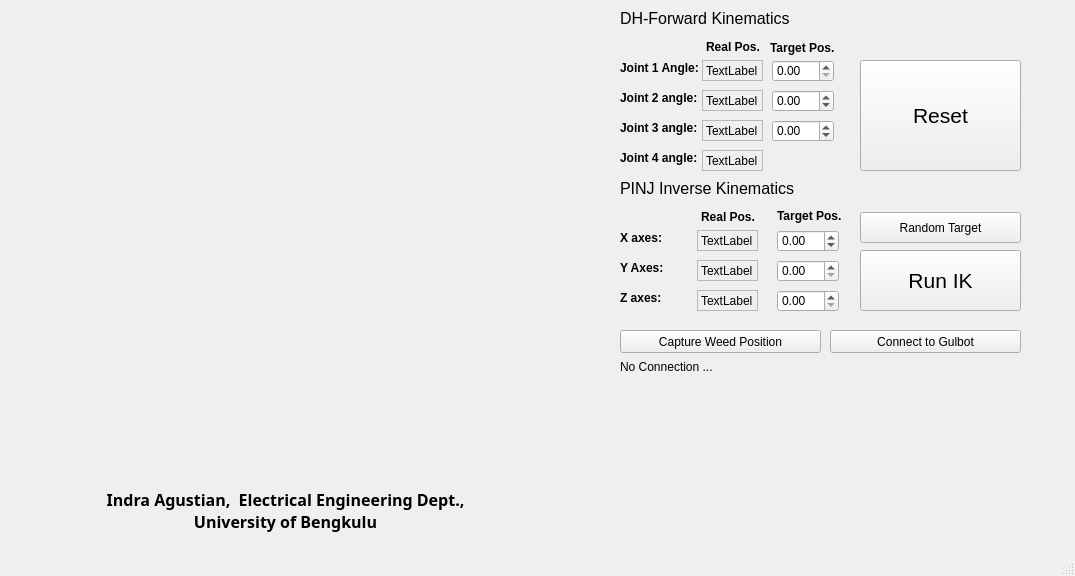
<?xml version="1.0" encoding="UTF-8"?>
<ui version="4.0">
 <class>MainWindow</class>
 <widget class="QMainWindow" name="MainWindow">
  <property name="geometry">
   <rect>
    <x>0</x>
    <y>0</y>
    <width>1075</width>
    <height>576</height>
   </rect>
  </property>
  <property name="windowTitle">
   <string>MainWindow</string>
  </property>
  <widget class="QWidget" name="centralwidget">
   <widget class="QLabel" name="labels1">
    <property name="geometry">
     <rect>
      <x>620</x>
      <y>60</y>
      <width>91</width>
      <height>16</height>
     </rect>
    </property>
    <property name="font">
     <font>
      <weight>75</weight>
      <bold>true</bold>
     </font>
    </property>
    <property name="text">
     <string>Joint 1 Angle:</string>
    </property>
   </widget>
   <widget class="QLabel" name="labels2">
    <property name="geometry">
     <rect>
      <x>620</x>
      <y>90</y>
      <width>91</width>
      <height>16</height>
     </rect>
    </property>
    <property name="font">
     <font>
      <weight>75</weight>
      <bold>true</bold>
     </font>
    </property>
    <property name="text">
     <string>Joint 2 angle:</string>
    </property>
   </widget>
   <widget class="QLabel" name="labels3">
    <property name="geometry">
     <rect>
      <x>620</x>
      <y>120</y>
      <width>91</width>
      <height>16</height>
     </rect>
    </property>
    <property name="font">
     <font>
      <weight>75</weight>
      <bold>true</bold>
     </font>
    </property>
    <property name="text">
     <string>Joint 3 angle:</string>
    </property>
   </widget>
   <widget class="MplWidget" name="MplWidget" native="true">
    <property name="enabled">
     <bool>true</bool>
    </property>
    <property name="geometry">
     <rect>
      <x>20</x>
      <y>10</y>
      <width>581</width>
      <height>491</height>
     </rect>
    </property>
    <property name="mouseTracking">
     <bool>true</bool>
    </property>
    <property name="tabletTracking">
     <bool>true</bool>
    </property>
   </widget>
   <widget class="QPushButton" name="pushButton_reset">
    <property name="geometry">
     <rect>
      <x>860</x>
      <y>60</y>
      <width>161</width>
      <height>111</height>
     </rect>
    </property>
    <property name="font">
     <font>
      <pointsize>16</pointsize>
     </font>
    </property>
    <property name="text">
     <string>Reset</string>
    </property>
   </widget>
   <widget class="QLabel" name="labels2_ik">
    <property name="geometry">
     <rect>
      <x>620</x>
      <y>260</y>
      <width>91</width>
      <height>16</height>
     </rect>
    </property>
    <property name="font">
     <font>
      <weight>75</weight>
      <bold>true</bold>
     </font>
    </property>
    <property name="text">
     <string>Y Axes: </string>
    </property>
   </widget>
   <widget class="QLabel" name="labels1_ik">
    <property name="geometry">
     <rect>
      <x>620</x>
      <y>230</y>
      <width>91</width>
      <height>16</height>
     </rect>
    </property>
    <property name="font">
     <font>
      <weight>75</weight>
      <bold>true</bold>
     </font>
    </property>
    <property name="text">
     <string>X axes: </string>
    </property>
   </widget>
   <widget class="QLabel" name="labels3_ik">
    <property name="geometry">
     <rect>
      <x>620</x>
      <y>290</y>
      <width>91</width>
      <height>16</height>
     </rect>
    </property>
    <property name="font">
     <font>
      <weight>75</weight>
      <bold>true</bold>
     </font>
    </property>
    <property name="text">
     <string>Z axes: </string>
    </property>
   </widget>
   <widget class="QLabel" name="label_ik">
    <property name="geometry">
     <rect>
      <x>620</x>
      <y>180</y>
      <width>191</width>
      <height>16</height>
     </rect>
    </property>
    <property name="font">
     <font>
      <pointsize>12</pointsize>
     </font>
    </property>
    <property name="text">
     <string>PINJ Inverse Kinematics</string>
    </property>
   </widget>
   <widget class="QDoubleSpinBox" name="doubleSpinBox1">
    <property name="geometry">
     <rect>
      <x>772</x>
      <y>60</y>
      <width>62</width>
      <height>22</height>
     </rect>
    </property>
    <property name="accelerated">
     <bool>true</bool>
    </property>
    <property name="minimum">
     <double>0.000000000000000</double>
    </property>
    <property name="maximum">
     <double>180.000000000000000</double>
    </property>
   </widget>
   <widget class="QDoubleSpinBox" name="doubleSpinBox2">
    <property name="geometry">
     <rect>
      <x>772</x>
      <y>90</y>
      <width>62</width>
      <height>22</height>
     </rect>
    </property>
    <property name="accelerated">
     <bool>true</bool>
    </property>
    <property name="minimum">
     <double>-90.000000000000000</double>
    </property>
    <property name="maximum">
     <double>90.000000000000000</double>
    </property>
   </widget>
   <widget class="QDoubleSpinBox" name="doubleSpinBox3">
    <property name="geometry">
     <rect>
      <x>772</x>
      <y>120</y>
      <width>62</width>
      <height>22</height>
     </rect>
    </property>
    <property name="accelerated">
     <bool>true</bool>
    </property>
    <property name="minimum">
     <double>-90.000000000000000</double>
    </property>
    <property name="maximum">
     <double>90.000000000000000</double>
    </property>
   </widget>
   <widget class="QLabel" name="label_fk">
    <property name="geometry">
     <rect>
      <x>620</x>
      <y>10</y>
      <width>181</width>
      <height>16</height>
     </rect>
    </property>
    <property name="font">
     <font>
      <pointsize>12</pointsize>
     </font>
    </property>
    <property name="text">
     <string>DH-Forward Kinematics</string>
    </property>
   </widget>
   <widget class="QDoubleSpinBox" name="doubleSpinBox_ik1">
    <property name="geometry">
     <rect>
      <x>777</x>
      <y>230</y>
      <width>62</width>
      <height>22</height>
     </rect>
    </property>
    <property name="accelerated">
     <bool>true</bool>
    </property>
    <property name="minimum">
     <double>-99.000000000000000</double>
    </property>
   </widget>
   <widget class="QDoubleSpinBox" name="doubleSpinBox_ik2">
    <property name="geometry">
     <rect>
      <x>777</x>
      <y>260</y>
      <width>62</width>
      <height>22</height>
     </rect>
    </property>
    <property name="accelerated">
     <bool>true</bool>
    </property>
   </widget>
   <widget class="QDoubleSpinBox" name="doubleSpinBox_ik3">
    <property name="geometry">
     <rect>
      <x>777</x>
      <y>290</y>
      <width>62</width>
      <height>22</height>
     </rect>
    </property>
    <property name="accelerated">
     <bool>true</bool>
    </property>
   </widget>
   <widget class="QPushButton" name="pushButton_runik">
    <property name="geometry">
     <rect>
      <x>860</x>
      <y>250</y>
      <width>161</width>
      <height>61</height>
     </rect>
    </property>
    <property name="font">
     <font>
      <pointsize>16</pointsize>
     </font>
    </property>
    <property name="text">
     <string>Run IK</string>
    </property>
   </widget>
   <widget class="QLabel" name="labels3_2">
    <property name="geometry">
     <rect>
      <x>620</x>
      <y>150</y>
      <width>91</width>
      <height>16</height>
     </rect>
    </property>
    <property name="font">
     <font>
      <weight>75</weight>
      <bold>true</bold>
     </font>
    </property>
    <property name="text">
     <string>Joint 4 angle:</string>
    </property>
   </widget>
   <widget class="QLabel" name="label_j4">
    <property name="geometry">
     <rect>
      <x>702</x>
      <y>150</y>
      <width>61</width>
      <height>21</height>
     </rect>
    </property>
    <property name="frameShape">
     <enum>QFrame::StyledPanel</enum>
    </property>
    <property name="text">
     <string>TextLabel</string>
    </property>
   </widget>
   <widget class="QLabel" name="label_x4">
    <property name="geometry">
     <rect>
      <x>697</x>
      <y>230</y>
      <width>61</width>
      <height>21</height>
     </rect>
    </property>
    <property name="frameShape">
     <enum>QFrame::StyledPanel</enum>
    </property>
    <property name="text">
     <string>TextLabel</string>
    </property>
   </widget>
   <widget class="QLabel" name="label_y4">
    <property name="geometry">
     <rect>
      <x>697</x>
      <y>260</y>
      <width>61</width>
      <height>21</height>
     </rect>
    </property>
    <property name="frameShape">
     <enum>QFrame::StyledPanel</enum>
    </property>
    <property name="text">
     <string>TextLabel</string>
    </property>
   </widget>
   <widget class="QLabel" name="label_z4">
    <property name="geometry">
     <rect>
      <x>697</x>
      <y>290</y>
      <width>61</width>
      <height>21</height>
     </rect>
    </property>
    <property name="frameShape">
     <enum>QFrame::StyledPanel</enum>
    </property>
    <property name="text">
     <string>TextLabel</string>
    </property>
   </widget>
   <widget class="QLabel" name="label_iks">
    <property name="geometry">
     <rect>
      <x>701</x>
      <y>209</y>
      <width>61</width>
      <height>16</height>
     </rect>
    </property>
    <property name="font">
     <font>
      <weight>75</weight>
      <bold>true</bold>
     </font>
    </property>
    <property name="text">
     <string>Real Pos.</string>
    </property>
   </widget>
   <widget class="QLabel" name="label_iks_2">
    <property name="geometry">
     <rect>
      <x>777</x>
      <y>208</y>
      <width>71</width>
      <height>16</height>
     </rect>
    </property>
    <property name="font">
     <font>
      <weight>75</weight>
      <bold>true</bold>
     </font>
    </property>
    <property name="text">
     <string>Target Pos.</string>
    </property>
   </widget>
   <widget class="QPushButton" name="pushButton_rand">
    <property name="geometry">
     <rect>
      <x>860</x>
      <y>212</y>
      <width>161</width>
      <height>31</height>
     </rect>
    </property>
    <property name="text">
     <string>Random Target</string>
    </property>
   </widget>
   <widget class="QLabel" name="label_j3">
    <property name="geometry">
     <rect>
      <x>702</x>
      <y>120</y>
      <width>61</width>
      <height>21</height>
     </rect>
    </property>
    <property name="frameShape">
     <enum>QFrame::StyledPanel</enum>
    </property>
    <property name="text">
     <string>TextLabel</string>
    </property>
   </widget>
   <widget class="QLabel" name="label_j1">
    <property name="geometry">
     <rect>
      <x>702</x>
      <y>60</y>
      <width>61</width>
      <height>21</height>
     </rect>
    </property>
    <property name="frameShape">
     <enum>QFrame::StyledPanel</enum>
    </property>
    <property name="text">
     <string>TextLabel</string>
    </property>
   </widget>
   <widget class="QLabel" name="label_iks_3">
    <property name="geometry">
     <rect>
      <x>706</x>
      <y>39</y>
      <width>61</width>
      <height>16</height>
     </rect>
    </property>
    <property name="font">
     <font>
      <weight>75</weight>
      <bold>true</bold>
     </font>
    </property>
    <property name="text">
     <string>Real Pos.</string>
    </property>
   </widget>
   <widget class="QLabel" name="label_j2">
    <property name="geometry">
     <rect>
      <x>702</x>
      <y>90</y>
      <width>61</width>
      <height>21</height>
     </rect>
    </property>
    <property name="frameShape">
     <enum>QFrame::StyledPanel</enum>
    </property>
    <property name="text">
     <string>TextLabel</string>
    </property>
   </widget>
   <widget class="QLabel" name="label_iks_4">
    <property name="geometry">
     <rect>
      <x>770</x>
      <y>40</y>
      <width>71</width>
      <height>16</height>
     </rect>
    </property>
    <property name="font">
     <font>
      <weight>75</weight>
      <bold>true</bold>
     </font>
    </property>
    <property name="text">
     <string>Target Pos.</string>
    </property>
   </widget>
   <widget class="QPushButton" name="pushGButton">
    <property name="geometry">
     <rect>
      <x>620</x>
      <y>330</y>
      <width>201</width>
      <height>23</height>
     </rect>
    </property>
    <property name="text">
     <string>Capture Weed Position</string>
    </property>
   </widget>
   <widget class="QPushButton" name="pushButton_Robot">
    <property name="geometry">
     <rect>
      <x>830</x>
      <y>330</y>
      <width>191</width>
      <height>23</height>
     </rect>
    </property>
    <property name="text">
     <string>Connect to Gulbot</string>
    </property>
   </widget>
   <widget class="QLabel" name="label_RStatus">
    <property name="geometry">
     <rect>
      <x>620</x>
      <y>360</y>
      <width>401</width>
      <height>171</height>
     </rect>
    </property>
    <property name="text">
     <string>No Connection ...</string>
    </property>
    <property name="alignment">
     <set>Qt::AlignLeading|Qt::AlignLeft|Qt::AlignTop</set>
    </property>
   </widget>
   <widget class="QLabel" name="label">
    <property name="geometry">
     <rect>
      <x>90</x>
      <y>480</y>
      <width>391</width>
      <height>61</height>
     </rect>
    </property>
    <property name="font">
     <font>
      <family>MS PGothic</family>
      <pointsize>12</pointsize>
      <weight>75</weight>
      <bold>true</bold>
     </font>
    </property>
    <property name="text">
     <string>Indra Agustian,  Electrical Engineering Dept., University of Bengkulu</string>
    </property>
    <property name="alignment">
     <set>Qt::AlignCenter</set>
    </property>
    <property name="wordWrap">
     <bool>true</bool>
    </property>
   </widget>
  </widget>
  <widget class="QMenuBar" name="menubar">
   <property name="geometry">
    <rect>
     <x>0</x>
     <y>0</y>
     <width>1075</width>
     <height>21</height>
    </rect>
   </property>
  </widget>
  <widget class="QStatusBar" name="statusbar"/>
 </widget>
 <customwidgets>
  <customwidget>
   <class>MplWidget</class>
   <extends>QWidget</extends>
   <header>mplwidget.h</header>
   <container>1</container>
  </customwidget>
 </customwidgets>
 <resources/>
 <connections/>
</ui>
